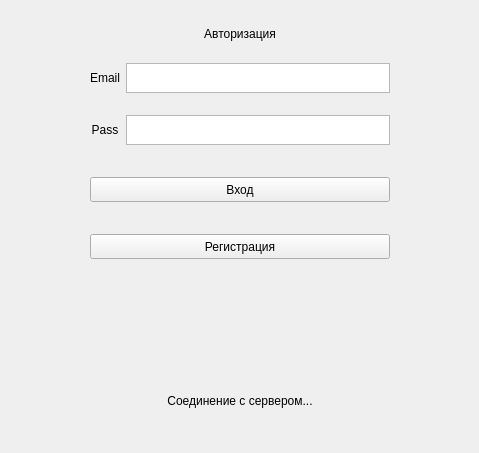
<?xml version="1.0" encoding="UTF-8"?>
<ui version="4.0">
 <class>AuthorizationWindow</class>
 <widget class="QWidget" name="AuthorizationWindow">
  <property name="geometry">
   <rect>
    <x>0</x>
    <y>0</y>
    <width>479</width>
    <height>453</height>
   </rect>
  </property>
  <property name="windowTitle">
   <string>Form</string>
  </property>
  <layout class="QGridLayout" name="gridLayout">
   <item row="0" column="1" colspan="2">
    <widget class="QLabel" name="label_3">
     <property name="sizePolicy">
      <sizepolicy hsizetype="Preferred" vsizetype="Fixed">
       <horstretch>0</horstretch>
       <verstretch>0</verstretch>
      </sizepolicy>
     </property>
     <property name="text">
      <string>Авторизация</string>
     </property>
     <property name="alignment">
      <set>Qt::AlignCenter</set>
     </property>
    </widget>
   </item>
   <item row="1" column="0">
    <spacer name="horizontalSpacer">
     <property name="orientation">
      <enum>Qt::Horizontal</enum>
     </property>
     <property name="sizeType">
      <enum>QSizePolicy::Expanding</enum>
     </property>
     <property name="sizeHint" stdset="0">
      <size>
       <width>72</width>
       <height>20</height>
      </size>
     </property>
    </spacer>
   </item>
   <item row="1" column="1">
    <widget class="QLabel" name="label">
     <property name="sizePolicy">
      <sizepolicy hsizetype="Maximum" vsizetype="Preferred">
       <horstretch>0</horstretch>
       <verstretch>0</verstretch>
      </sizepolicy>
     </property>
     <property name="text">
      <string>Email</string>
     </property>
     <property name="alignment">
      <set>Qt::AlignCenter</set>
     </property>
    </widget>
   </item>
   <item row="1" column="2">
    <widget class="QPlainTextEdit" name="TE_email">
     <property name="sizePolicy">
      <sizepolicy hsizetype="Preferred" vsizetype="Fixed">
       <horstretch>0</horstretch>
       <verstretch>0</verstretch>
      </sizepolicy>
     </property>
     <property name="minimumSize">
      <size>
       <width>200</width>
       <height>0</height>
      </size>
     </property>
     <property name="maximumSize">
      <size>
       <width>16777215</width>
       <height>30</height>
      </size>
     </property>
    </widget>
   </item>
   <item row="1" column="3">
    <spacer name="horizontalSpacer_2">
     <property name="orientation">
      <enum>Qt::Horizontal</enum>
     </property>
     <property name="sizeType">
      <enum>QSizePolicy::Expanding</enum>
     </property>
     <property name="sizeHint" stdset="0">
      <size>
       <width>71</width>
       <height>20</height>
      </size>
     </property>
    </spacer>
   </item>
   <item row="2" column="0">
    <spacer name="horizontalSpacer_3">
     <property name="orientation">
      <enum>Qt::Horizontal</enum>
     </property>
     <property name="sizeType">
      <enum>QSizePolicy::Expanding</enum>
     </property>
     <property name="sizeHint" stdset="0">
      <size>
       <width>72</width>
       <height>20</height>
      </size>
     </property>
    </spacer>
   </item>
   <item row="2" column="1">
    <widget class="QLabel" name="label_2">
     <property name="sizePolicy">
      <sizepolicy hsizetype="Preferred" vsizetype="Preferred">
       <horstretch>0</horstretch>
       <verstretch>0</verstretch>
      </sizepolicy>
     </property>
     <property name="text">
      <string>Pass</string>
     </property>
     <property name="alignment">
      <set>Qt::AlignCenter</set>
     </property>
    </widget>
   </item>
   <item row="2" column="2">
    <widget class="QPlainTextEdit" name="TE_passw">
     <property name="sizePolicy">
      <sizepolicy hsizetype="Preferred" vsizetype="Fixed">
       <horstretch>0</horstretch>
       <verstretch>0</verstretch>
      </sizepolicy>
     </property>
     <property name="minimumSize">
      <size>
       <width>200</width>
       <height>0</height>
      </size>
     </property>
     <property name="maximumSize">
      <size>
       <width>16777215</width>
       <height>30</height>
      </size>
     </property>
    </widget>
   </item>
   <item row="2" column="3">
    <spacer name="horizontalSpacer_4">
     <property name="orientation">
      <enum>Qt::Horizontal</enum>
     </property>
     <property name="sizeType">
      <enum>QSizePolicy::Expanding</enum>
     </property>
     <property name="sizeHint" stdset="0">
      <size>
       <width>71</width>
       <height>20</height>
      </size>
     </property>
    </spacer>
   </item>
   <item row="3" column="2">
    <spacer name="verticalSpacer_2">
     <property name="orientation">
      <enum>Qt::Vertical</enum>
     </property>
     <property name="sizeType">
      <enum>QSizePolicy::Fixed</enum>
     </property>
     <property name="sizeHint" stdset="0">
      <size>
       <width>20</width>
       <height>10</height>
      </size>
     </property>
    </spacer>
   </item>
   <item row="4" column="0">
    <spacer name="horizontalSpacer_7">
     <property name="orientation">
      <enum>Qt::Horizontal</enum>
     </property>
     <property name="sizeHint" stdset="0">
      <size>
       <width>72</width>
       <height>20</height>
      </size>
     </property>
    </spacer>
   </item>
   <item row="4" column="1" colspan="2">
    <widget class="QPushButton" name="PB_enter">
     <property name="sizePolicy">
      <sizepolicy hsizetype="Minimum" vsizetype="Fixed">
       <horstretch>0</horstretch>
       <verstretch>0</verstretch>
      </sizepolicy>
     </property>
     <property name="minimumSize">
      <size>
       <width>0</width>
       <height>25</height>
      </size>
     </property>
     <property name="maximumSize">
      <size>
       <width>16777215</width>
       <height>16777215</height>
      </size>
     </property>
     <property name="layoutDirection">
      <enum>Qt::LeftToRight</enum>
     </property>
     <property name="styleSheet">
      <string notr="true">/*margin-left: 50px;
margin-right: 50px;*/</string>
     </property>
     <property name="text">
      <string>Вход</string>
     </property>
    </widget>
   </item>
   <item row="4" column="3">
    <spacer name="horizontalSpacer_5">
     <property name="orientation">
      <enum>Qt::Horizontal</enum>
     </property>
     <property name="sizeHint" stdset="0">
      <size>
       <width>71</width>
       <height>20</height>
      </size>
     </property>
    </spacer>
   </item>
   <item row="5" column="2">
    <spacer name="verticalSpacer_3">
     <property name="orientation">
      <enum>Qt::Vertical</enum>
     </property>
     <property name="sizeType">
      <enum>QSizePolicy::Fixed</enum>
     </property>
     <property name="sizeHint" stdset="0">
      <size>
       <width>20</width>
       <height>10</height>
      </size>
     </property>
    </spacer>
   </item>
   <item row="6" column="0">
    <spacer name="horizontalSpacer_8">
     <property name="orientation">
      <enum>Qt::Horizontal</enum>
     </property>
     <property name="sizeHint" stdset="0">
      <size>
       <width>72</width>
       <height>20</height>
      </size>
     </property>
    </spacer>
   </item>
   <item row="6" column="1" colspan="2">
    <widget class="QPushButton" name="PB_reg">
     <property name="minimumSize">
      <size>
       <width>0</width>
       <height>25</height>
      </size>
     </property>
     <property name="styleSheet">
      <string notr="true">/*margin-left: 50px;
margin-right: 50px;*/</string>
     </property>
     <property name="text">
      <string>Регистрация</string>
     </property>
    </widget>
   </item>
   <item row="6" column="3">
    <spacer name="horizontalSpacer_6">
     <property name="orientation">
      <enum>Qt::Horizontal</enum>
     </property>
     <property name="sizeHint" stdset="0">
      <size>
       <width>71</width>
       <height>20</height>
      </size>
     </property>
    </spacer>
   </item>
   <item row="7" column="2">
    <spacer name="verticalSpacer">
     <property name="orientation">
      <enum>Qt::Vertical</enum>
     </property>
     <property name="sizeType">
      <enum>QSizePolicy::Fixed</enum>
     </property>
     <property name="sizeHint" stdset="0">
      <size>
       <width>100</width>
       <height>100</height>
      </size>
     </property>
    </spacer>
   </item>
   <item row="8" column="1" colspan="2">
    <widget class="QLabel" name="Label_warningMess">
     <property name="sizePolicy">
      <sizepolicy hsizetype="Fixed" vsizetype="Fixed">
       <horstretch>0</horstretch>
       <verstretch>0</verstretch>
      </sizepolicy>
     </property>
     <property name="minimumSize">
      <size>
       <width>300</width>
       <height>40</height>
      </size>
     </property>
     <property name="maximumSize">
      <size>
       <width>300</width>
       <height>16777215</height>
      </size>
     </property>
     <property name="text">
      <string>Соединение с сервером...</string>
     </property>
     <property name="alignment">
      <set>Qt::AlignCenter</set>
     </property>
     <property name="wordWrap">
      <bool>true</bool>
     </property>
    </widget>
   </item>
  </layout>
 </widget>
 <resources/>
 <connections/>
</ui>
